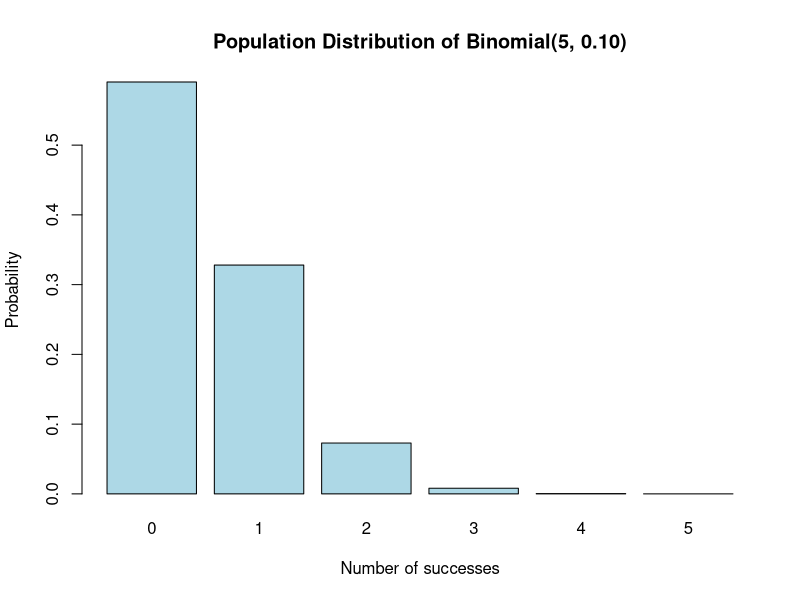
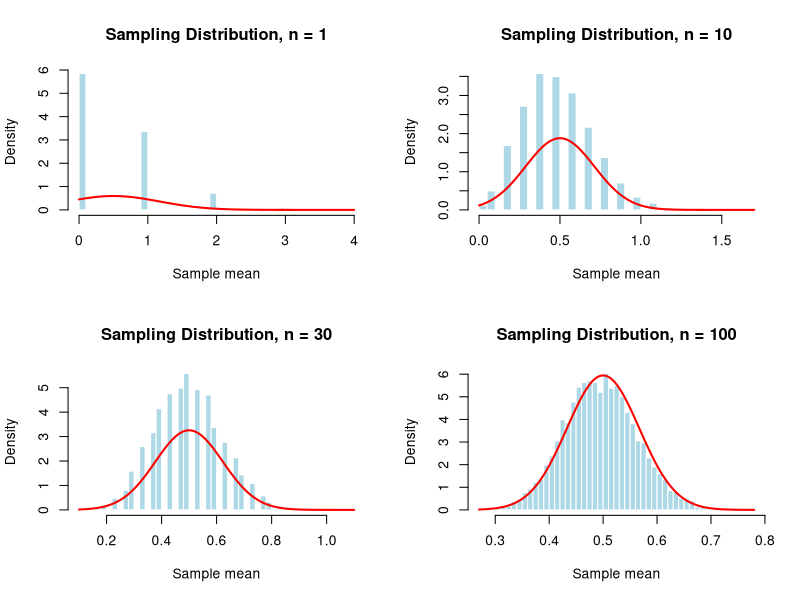
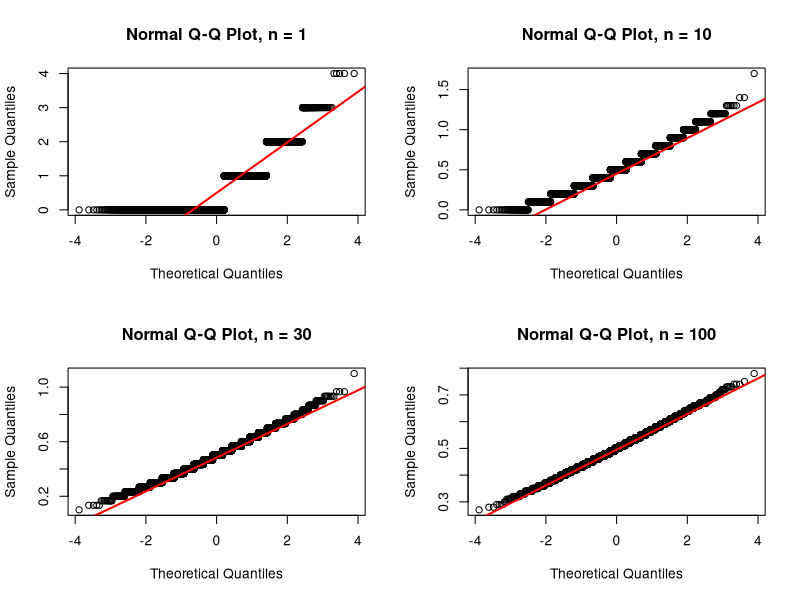
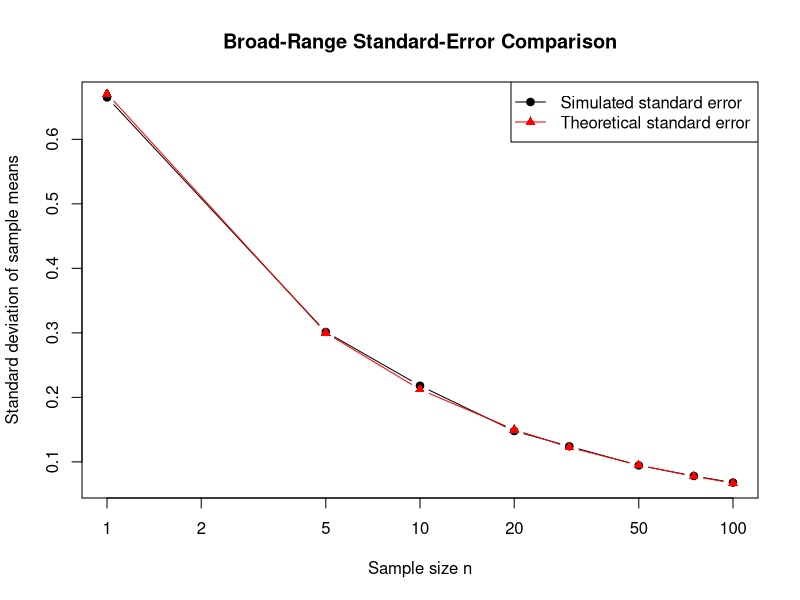
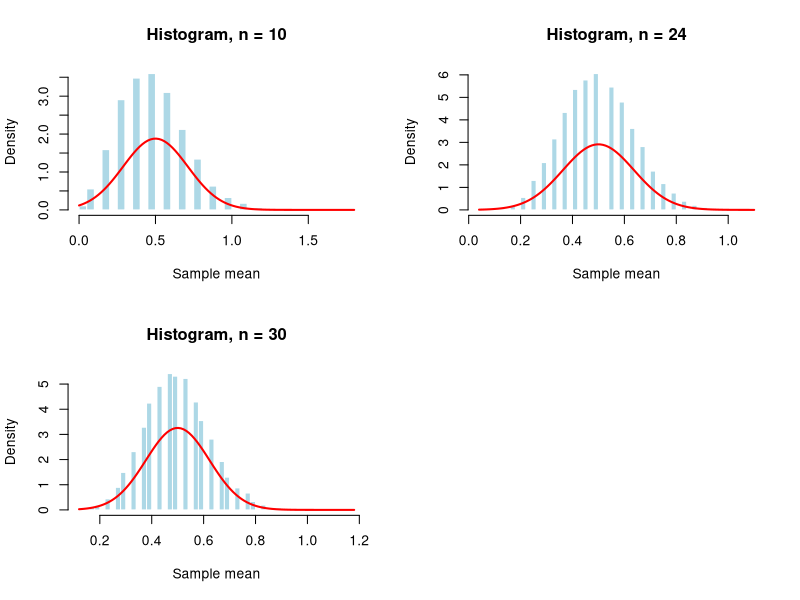
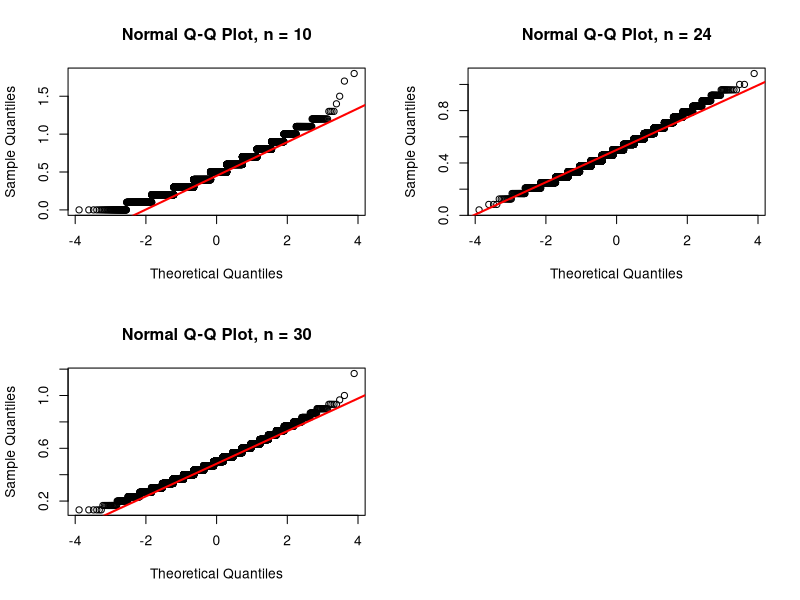

The R source for these figures, in order:
## ---- chunk 1
population_values <- 0:5
population_size <- 5
population_probability <- 0.10

population_probabilities <- dbinom(
  population_values,
  size = population_size,
  prob = population_probability
)

population_mean <-
  population_size * population_probability

population_variance <-
  population_size *
    population_probability *
    (1 - population_probability)

population_sd <- sqrt(population_variance)

population_skewness <-
  (1 - 2 * population_probability) /
    sqrt(
      population_size *
        population_probability *
        (1 - population_probability)
    )

population_excess_kurtosis <-
  (
    1 -
      6 *
        population_probability *
        (1 - population_probability)
  ) /
    (
      population_size *
        population_probability *
        (1 - population_probability)
    )

theoretical_values <- data.frame(
  mean = population_mean,
  variance = population_variance,
  standard_deviation = population_sd,
  skewness = population_skewness,
  excess_kurtosis = population_excess_kurtosis
)

knitr::kable(
  theoretical_values,
  digits = 4,
  caption = "Theoretical Values for the Small Binomial Population"
)
## ---- chunk 2
barplot(
  population_probabilities,
  names.arg = population_values,
  col = "lightblue",
  main = "Population Distribution of Binomial(5, 0.10)",
  xlab = "Number of successes",
  ylab = "Probability"
)
## ---- chunk 3
student_id <- 4160
reps <- 10000

broad_n_values <- c(
  1, 5, 10, 20, 30, 50, 75, 100
)

binomial_generator <- function(n) {
  rbinom(
    n,
    size = population_size,
    prob = population_probability
  )
}

simulate_means <- function(n, reps = 10000) {
  replicate(
    reps,
    mean(binomial_generator(n))
  )
}

run_simulations <- function(n_values, reps = 10000) {
  
  results <- list()
  
  for (n in n_values) {
    
    cat("Running simulation for n =", n, "\n")
    
    results[[paste0("n_", n)]] <- simulate_means(
      n = n,
      reps = reps
    )
  }
  
  results
}
## ---- chunk 4
set.seed(student_id)

broad_means <- run_simulations(
  n_values = broad_n_values,
  reps = reps
)
## ---- chunk 5
broad_simulation_check <- data.frame(
  sample_size_n = broad_n_values,
  number_of_sample_means = sapply(
    broad_means,
    length
  )
)

knitr::kable(
  broad_simulation_check,
  digits = 0,
  caption = "Broad-Range Simulation Counts"
)
## ---- chunk 6
convert_to_long_format <- function(
  means_list,
  n_values,
  range_label
) {
  
  do.call(
    rbind,
    lapply(seq_along(n_values), function(i) {
      
      data.frame(
        range = range_label,
        sample_size_n = n_values[i],
        repetition = seq_len(
          length(means_list[[i]])
        ),
        sample_mean = means_list[[i]]
      )
    })
  )
}

broad_means_long <- convert_to_long_format(
  means_list = broad_means,
  n_values = broad_n_values,
  range_label = "broad"
)

write.csv(
  broad_means_long,
  "small_binomial_broad_sample_means.csv",
  row.names = FALSE
)
## ---- chunk 7
calculate_skewness <- function(x) {
  
  mean((x - mean(x))^3) / sd(x)^3
}

calculate_excess_kurtosis <- function(x) {
  
  mean((x - mean(x))^4) / sd(x)^4 - 3
}

calculate_outliers <- function(x) {
  
  q1 <- quantile(x, 0.25)
  q3 <- quantile(x, 0.75)
  iqr_value <- q3 - q1
  
  sum(
    x < q1 - 1.5 * iqr_value |
      x > q3 + 1.5 * iqr_value
  )
}

calculate_diagnostics <- function(
  means_list,
  n_values
) {
  
  simulated_means <- sapply(
    means_list,
    mean
  )
  
  simulated_standard_errors <- sapply(
    means_list,
    sd
  )
  
  theoretical_standard_errors <-
    population_sd / sqrt(n_values)
  
  tail_proportions <- sapply(
    seq_along(n_values),
    function(i) {
      
      mean(
        abs(
          means_list[[i]] - population_mean
        ) >
          3 * theoretical_standard_errors[i]
      )
    }
  )
  
  results <- data.frame(
    sample_size_n = n_values,
    
    simulated_mean = simulated_means,
    
    theoretical_mean =
      rep(
        population_mean,
        length(n_values)
      ),
    
    mean_error =
      simulated_means - population_mean,
    
    simulated_standard_error =
      simulated_standard_errors,
    
    theoretical_standard_error =
      theoretical_standard_errors,
    
    relative_standard_error_error =
      abs(
        simulated_standard_errors -
          theoretical_standard_errors
      ) / theoretical_standard_errors,
    
    skewness = sapply(
      means_list,
      calculate_skewness
    ),
    
    excess_kurtosis = sapply(
      means_list,
      calculate_excess_kurtosis
    ),
    
    outlier_count = sapply(
      means_list,
      calculate_outliers
    ),
    
    proportion_beyond_three_theoretical_SE =
      tail_proportions
  )
  
  results
}
## ---- chunk 8
broad_diagnostics <- calculate_diagnostics(
  means_list = broad_means,
  n_values = broad_n_values
)

knitr::kable(
  broad_diagnostics,
  digits = 4,
  caption = "Broad-Range Diagnostic Results"
)
## ---- chunk 9
#| fig-width: 8
#| fig-height: 8

broad_histogram_values <- c(
  1, 10, 30, 100
)

par(mfrow = c(2, 2))

for (n in broad_histogram_values) {
  
  means <- broad_means[[paste0("n_", n)]]
  
  hist(
    means,
    breaks = 40,
    probability = TRUE,
    main = paste(
      "Sampling Distribution, n =", n
    ),
    xlab = "Sample mean",
    col = "lightblue",
    border = "white"
  )
  
  curve(
    dnorm(
      x,
      mean = population_mean,
      sd = population_sd / sqrt(n)
    ),
    add = TRUE,
    col = "red",
    lwd = 2
  )
}

par(mfrow = c(1, 1))
## ---- chunk 10
#| fig-width: 8
#| fig-height: 8

par(mfrow = c(2, 2))

for (n in broad_histogram_values) {
  
  means <- broad_means[[paste0("n_", n)]]
  
  qqnorm(
    means,
    main = paste(
      "Normal Q-Q Plot, n =", n
    )
  )
  
  qqline(
    means,
    col = "red",
    lwd = 2
  )
}

par(mfrow = c(1, 1))
## ---- chunk 11
plot(
  broad_diagnostics$sample_size_n,
  broad_diagnostics$simulated_standard_error,
  type = "b",
  pch = 19,
  log = "x",
  xlab = "Sample size n",
  ylab = "Standard deviation of sample means",
  main = "Broad-Range Standard-Error Comparison"
)

lines(
  broad_diagnostics$sample_size_n,
  broad_diagnostics$theoretical_standard_error,
  type = "b",
  col = "red",
  pch = 17
)

legend(
  "topright",
  legend = c(
    "Simulated standard error",
    "Theoretical standard error"
  ),
  col = c("black", "red"),
  pch = c(19, 17),
  lty = 1
)
## ---- chunk 12
refinement_lower <- 10
refinement_upper <- 30

refined_n_values <- seq(
  refinement_lower,
  refinement_upper,
  by = 1
)

refined_n_values
## ---- chunk 13
set.seed(student_id)

refined_means <- run_simulations(
  n_values = refined_n_values,
  reps = reps
)
## ---- chunk 14
refined_diagnostics <- calculate_diagnostics(
  means_list = refined_means,
  n_values = refined_n_values
)

knitr::kable(
  refined_diagnostics,
  digits = 4,
  caption = "Fine-Grained Diagnostic Results"
)
## ---- chunk 15
qq_correlations <- c()

for (i in 1:length(refined_n_values)) {
  
  n <- refined_n_values[i]
  
  means <- refined_means[[paste0("n_", n)]]
  
  probabilities <- (
    (1:length(means)) - 0.5
  ) / length(means)
  
  theoretical_quantiles <- qnorm(
    probabilities
  )
  
  qq_correlations[i] <- cor(
    sort(means),
    theoretical_quantiles
  )
}

refined_diagnostics$absolute_mean_error <-
  abs(
    refined_diagnostics$mean_error
  )

refined_diagnostics$absolute_standard_error_error <-
  abs(
    refined_diagnostics$simulated_standard_error -
      refined_diagnostics$theoretical_standard_error
  )

refined_diagnostics$qq_correlation <-
  qq_correlations
## ---- chunk 16
refined_diagnostics$mean_error_rank <- rank(
  refined_diagnostics$absolute_mean_error,
  ties.method = "min"
)

refined_diagnostics$standard_error_rank <- rank(
  refined_diagnostics$absolute_standard_error_error,
  ties.method = "min"
)

refined_diagnostics$qq_rank <- rank(
  -refined_diagnostics$qq_correlation,
  ties.method = "min"
)

refined_diagnostics$total_score <-
  refined_diagnostics$mean_error_rank +
    refined_diagnostics$standard_error_rank +
    refined_diagnostics$qq_rank
## ---- chunk 17
normal_enough_rows <- refined_diagnostics[
  abs(
    refined_diagnostics$skewness
  ) < 0.25 &
    abs(
      refined_diagnostics$excess_kurtosis
    ) < 0.50 &
    refined_diagnostics$relative_standard_error_error < 0.05,
]
## ---- chunk 18
if (nrow(normal_enough_rows) > 0) {
  
  selected_n <- min(
    normal_enough_rows$sample_size_n
  )
  
} else {
  
  selected_n <- refined_n_values[
    which.min(
      refined_diagnostics$total_score
    )
  ]
  
  cat(
    "No sample size met every numerical criterion.",
    "The lowest-scoring sample size was selected for visual review."
  )
}

selected_n
## ---- chunk 19
comparison_table <- refined_diagnostics[
  order(
    refined_diagnostics$sample_size_n
  ),
]

knitr::kable(
  comparison_table,
  digits = 4,
  caption = "Comparison of Refined Sample Sizes"
)
## ---- chunk 20
refined_means_long <- convert_to_long_format(
  means_list = refined_means,
  n_values = refined_n_values,
  range_label = "refined"
)

write.csv(
  refined_means_long,
  "small_binomial_refined_sample_means.csv",
  row.names = FALSE
)
## ---- chunk 21
#| fig-width: 8
#| fig-height: 8

refined_plot_values <- sort(
  unique(
    c(
      refinement_lower,
      selected_n,
      refinement_upper
    )
  )
)

par(mfrow = c(2, 2))

for (n in refined_plot_values) {
  
  means <- refined_means[[paste0("n_", n)]]
  
  hist(
    means,
    breaks = 40,
    probability = TRUE,
    main = paste(
      "Histogram, n =", n
    ),
    xlab = "Sample mean",
    col = "lightblue",
    border = "white"
  )
  
  curve(
    dnorm(
      x,
      mean = population_mean,
      sd = population_sd / sqrt(n)
    ),
    add = TRUE,
    col = "red",
    lwd = 2
  )
}

par(mfrow = c(1, 1))
## ---- chunk 22
#| fig-width: 8
#| fig-height: 8

par(mfrow = c(2, 2))

for (n in refined_plot_values) {
  
  means <- refined_means[[paste0("n_", n)]]
  
  qqnorm(
    means,
    main = paste(
      "Normal Q-Q Plot, n =", n
    )
  )
  
  qqline(
    means,
    col = "red",
    lwd = 2
  )
}

par(mfrow = c(1, 1))
